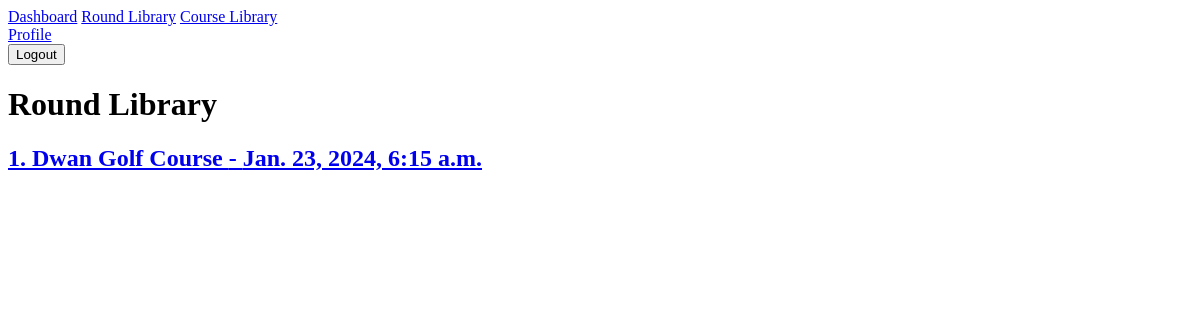
Before: /roundslibrary/ (signed in) with the older database file.
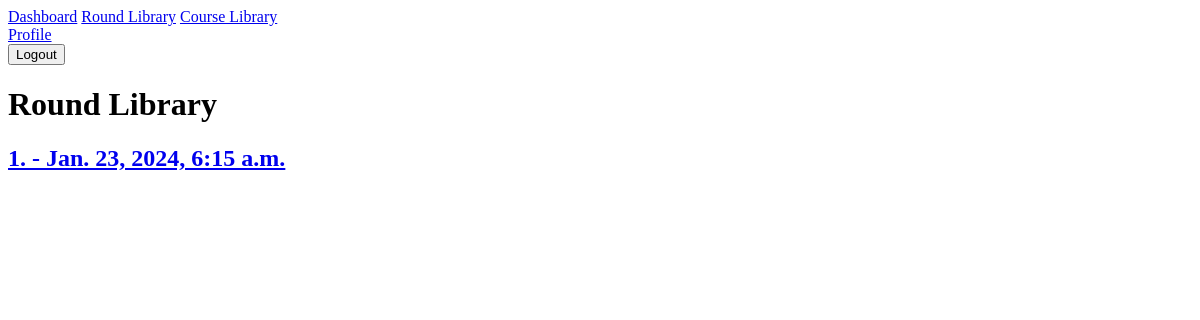
After: the same page with the newer database file.
### rounds/models.py (models this page shows, shortened)
class Round(models.Model):
    ROUND_CHOICES = {
        "F9": "Front 9",
        "B9": "Back 9",
        "18": "18 Holes"
    }
    player = models.ForeignKey(User, on_delete=models.CASCADE)
    course = models.ForeignKey(Course, on_delete=models.SET_NULL, blank=True, null=True)
    tees = models.ForeignKey(Tee, on_delete=models.SET_NULL, blank=True, null=True)
    num_of_holes = models.CharField(max_length=2, choices=ROUND_CHOICES)
    datetime = models.DateTimeField(auto_now_add=True)
    weather_conditions = models.IntegerField(blank=True, null=True)
    public = models.BooleanField(default=False)

### courselibrary/models.py (models this page shows, shortened)
class Course(models.Model):
    HOLE_CHOICES = {
        "09": "9 Holes",
        "18": "18 Holes"
    }
    name = models.CharField(max_length=256)
    location = models.CharField(max_length=256, blank=True)
    date_created = models.DateTimeField(auto_now_add=True)
    last_updated = models.DateTimeField(auto_now_add=True)
    creator = models.ForeignKey(User, on_delete=models.SET_NULL, blank=True, null=True)
    verified = models.BooleanField(default=False)
    num_of_holes = models.CharField(max_length=2, choices=HOLE_CHOICES)

### rounds/views.py (the view)
# urls.py: path('roundslibrary/', views.RoundListView.as_view(), name='library'),
class RoundListView(LoginRequiredMixin, generic.ListView):
    template_name = 'rounds/roundlist.html'
    context_object_name = 'rounds_list'
    def get_queryset(self) -> QuerySet[Any]:
        return Round.objects.filter(player=self.request.user).order_by('-datetime')[:100]

### rounds/templates/rounds/roundlist.html
{% extends "rounds/base.html" %}
{% block content %}
    <h1>Round Library</h1>
    <div>
        {% for round in rounds_list %}
            <a href="{% url 'rounds:detail' round.id %}"><h2>{{ forloop.counter }}. {{ round.course.name }} - {{ round.datetime }}</h2></a>
        {% endfor %}
    </div>
{% endblock content %}

Changed rows visible on the page:
changed Round: course.name "Dwan Golf Course" → (not shown)
